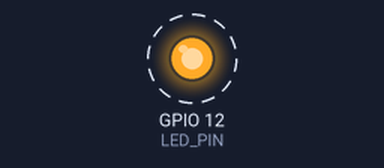
This program was run on a simulated ESP32. Shown: output pins drawn as LEDs (lit = HIGH). Dashed ring = blinking. What the program prints to the serial monitor is not drawn.

Above: at 0.5 s.
Timing chart, 0 to 4.6 s (numbered marks = the images above):
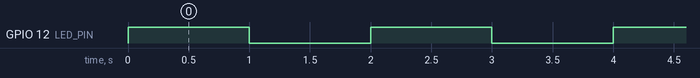

The program:

main.cpp
```cpp
/*
  * Exercício de utilização de EventGroups

  * O objetivo é usar event groups para ativar tasks (tirar do estado de bloqueio)

  * Nesse caso, os event groups estão sendo usados para SINCRONIZAÇÂO de tarefas
*/

/* Biblioteca Arduino*/
#include <Arduino.h>

/* Uso da API do freeRTOS*/
#include <freertos/FreeRTOS.h>
#include <freertos/task.h>
#include <freertos/timers.h>
#include <freertos/event_groups.h>

/* Defines*/
#define LED_PIN 12
#define BIT_0 (1<<0)
#define BIT_1 (1<<1)

/* Prototypes das tasks */
void vTaskA(void *pvParameters);
void vTaskB(void *pvParameters);

/* Prototype de callback do timer*/
void callbackTimer(TimerHandle_t xTimer);

/* Handles das tasks*/
TaskHandle_t xHandleTaskA = NULL;
TaskHandle_t xHandleTaskB = NULL;

/* Handle do eventGroup*/
EventGroupHandle_t xHandleEventGroup = NULL;

/* Handle do timer*/
TimerHandle_t xHandleTimer = NULL;

void setup() {

  // Configuração do monitor serial
  Serial.begin(115200);

  // Configuração do pino de LED
  pinMode(LED_PIN, OUTPUT);

  // Criação do timer
  xHandleTimer = xTimerCreate("TIMER1", pdMS_TO_TICKS(2000), pdTRUE, 0, callbackTimer);

  // Criação do event group
  xHandleEventGroup = xEventGroupCreate();

  // Criação das tasks
  if(xTaskCreate(vTaskA, "TASK A", configMINIMAL_STACK_SIZE + 1024, NULL, 2, &xHandleTaskA) != pdPASS){
    Serial.println("Falha na criação da TASK1");
    while(1);
  }
  if(xTaskCreate(vTaskB, "TASK B", configMINIMAL_STACK_SIZE + 1024, NULL, 1, &xHandleTaskB) != pdPASS){
    Serial.println("Falha na criação da TASK1");
    while(1);
  }

  // Inicia timer
  xTimerStart(xHandleTimer, portMAX_DELAY);
}

void loop() {

  // Acendimento de LED
  digitalWrite(LED_PIN, !digitalRead(LED_PIN));
  vTaskDelay(pdMS_TO_TICKS(1000));
}

/* Definição do callback timer*/
void callbackTimer(TimerHandle_t xTimer){

  // Contador de execuções
  static int count = 0;

  // Por dois segundos executa task A
  if(count == 0){
    xEventGroupSetBitsFromISR(xHandleEventGroup, BIT_0, NULL);
    count++;
    return;
  }

  // Por dois segundos executa task B
  if(count == 1){
    xEventGroupSetBitsFromISR(xHandleEventGroup, BIT_1, NULL);
    count++;
    return;
  }

  // Por outros dois segundos, executa tasks A e B
  if(count == 2){
    xEventGroupSetBitsFromISR(xHandleEventGroup, (BIT_0|BIT_1), NULL);
    count = 0;
    return;
  }
}

/* Definição das Tasks*/
void vTaskA(void *pvParameters){

  // Bits de evento que serão recebidos
  EventBits_t bits;

  while(1){

    // Aguarda bloqueada pela setagem do event bit 0
    bits = xEventGroupWaitBits(xHandleEventGroup, BIT_0, pdTRUE, pdTRUE, portMAX_DELAY);

    // Caso o event bit tenha sido alterado imprime-se a task
    Serial.println("Task A - BitsEventGroup: " + String(bits) );
  }
}

void vTaskB(void *pvParameters){

  // Bits de evento que serão recebidos
  EventBits_t bits;

  while(1){

    // Aguarda bloqueada pela setagem do event bit 0
    bits = xEventGroupWaitBits(xHandleEventGroup, BIT_1, pdTRUE, pdTRUE, portMAX_DELAY);

    // Caso o event bit tenha sido alterado imprime-se a task
    Serial.println("Task B - BitsEventGroup: " + String(bits) );
  }
}
```

Measured:
- by itself, GPIO 12 (LED_PIN): alternates HIGH for 1.0 s and LOW for 1.0 s
